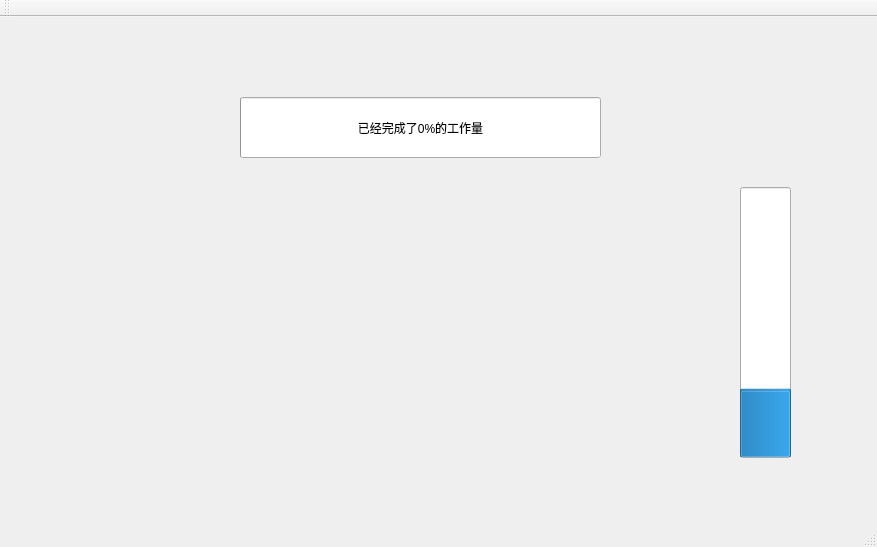
<?xml version="1.0" encoding="UTF-8"?>
<ui version="4.0">
 <class>MainWindow</class>
 <widget class="QMainWindow" name="MainWindow">
  <property name="geometry">
   <rect>
    <x>0</x>
    <y>0</y>
    <width>877</width>
    <height>547</height>
   </rect>
  </property>
  <property name="windowTitle">
   <string>MainWindow</string>
  </property>
  <widget class="QWidget" name="centralWidget">
   <widget class="QProgressBar" name="progressBar_2">
    <property name="geometry">
     <rect>
      <x>740</x>
      <y>170</y>
      <width>51</width>
      <height>271</height>
     </rect>
    </property>
    <property name="value">
     <number>24</number>
    </property>
    <property name="orientation">
     <enum>Qt::Vertical</enum>
    </property>
   </widget>
   <widget class="QProgressBar" name="progressBar">
    <property name="geometry">
     <rect>
      <x>240</x>
      <y>80</y>
      <width>361</width>
      <height>61</height>
     </rect>
    </property>
    <property name="value">
     <number>0</number>
    </property>
    <property name="alignment">
     <set>Qt::AlignCenter</set>
    </property>
    <property name="textVisible">
     <bool>true</bool>
    </property>
    <property name="invertedAppearance">
     <bool>false</bool>
    </property>
    <property name="format">
     <string>已经完成了%p%的工作量</string>
    </property>
   </widget>
  </widget>
  <widget class="QMenuBar" name="menuBar">
   <property name="geometry">
    <rect>
     <x>0</x>
     <y>0</y>
     <width>877</width>
     <height>26</height>
    </rect>
   </property>
  </widget>
  <widget class="QToolBar" name="mainToolBar">
   <attribute name="toolBarArea">
    <enum>TopToolBarArea</enum>
   </attribute>
   <attribute name="toolBarBreak">
    <bool>false</bool>
   </attribute>
  </widget>
  <widget class="QStatusBar" name="statusBar"/>
 </widget>
 <layoutdefault spacing="6" margin="11"/>
 <resources/>
 <connections/>
</ui>
